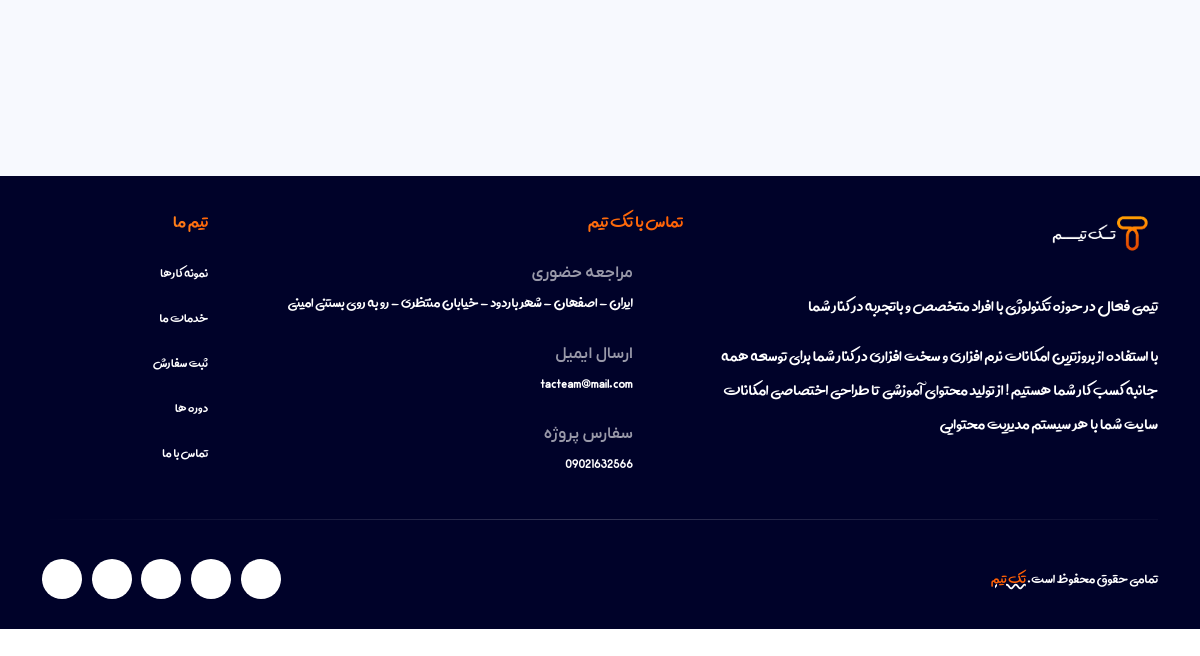
Before: /example-works/list/ (lower part) with the older database file.
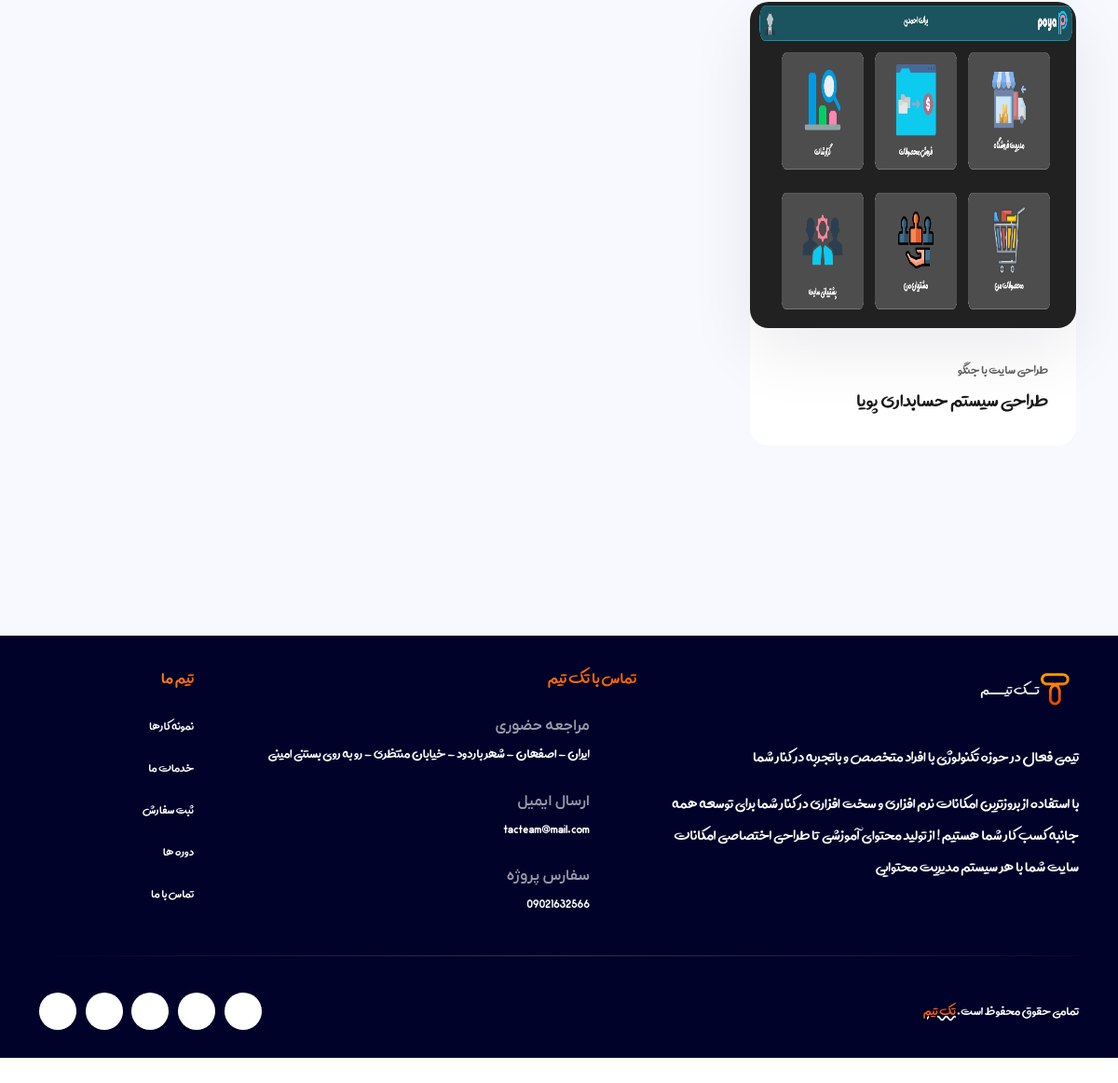
After: the same page with the newer database file.
### exampleworks/models.py (models this page shows, shortened)
class Category(models.Model):
    name = models.CharField(max_length=255)
    class Meta:
        verbose_name = "دسته بندی "
        verbose_name_plural = "دسته بندی ها"

class Work(models.Model):
    title= models.CharField(max_length=255,verbose_name="عنوان کار")
    image = models.ImageField(upload_to="works/",null=True,blank=True,verbose_name="عکس کار")
    discription = models.TextField(verbose_name="توضیحات")
    discription2 = models.TextField(null=True,blank=True,verbose_name="توضیحات 2 ")
    address = models.TextField(null=True,blank=True,verbose_name="ادرس سایت ")
    director = models.TextField(verbose_name="مجری طرح")
    category = models.ManyToManyField('Category')
    status = models.BooleanField(default=False)
    counted_view = models.IntegerField(default=0)
    created_date = models.DateTimeField(auto_now_add=True,null=True)
    updated_date = models.DateTimeField(auto_now=True,null=True)
    published_date = models.DateTimeField(null=True)
    class Meta:
        ordering = ["created_date"]
        verbose_name = "نمونه کار"
        verbose_name_plural = " نمونه کار ها "

### exampleworks/views.py (the view)
# urls.py: path("list/",views.ListExampleWorksView,name="list"),
def ListExampleWorksView(request):
        time_now = timezone.now()
        works = Work.objects.exclude(published_date__gt=time_now).filter(status=True).order_by("created_date")
        search = request.GET.get("search")
        time_now = timezone.now()
        if search:
            works =  Work.objects.exclude(published_date__gt=time_now).filter(status=True).order_by("created_date").filter(title__contains=search)
        return render(request,"exampleworks/list.html",{"all_works":works ,"search":search})

### exampleworks/templates/exampleworks/list.html (shortened to what this page needs)
{% extends 'base.html' %}
{% load static %}
{% block content %}
<div dir="rtl" class="page-content">
    <section style="padding-top: 0px ;" class="light-bg position-relative z-index-1">
      <div class="container  " style="margin-bottom: 45px;">
        <div class="row mt-n15">
          {% if all_works %}
          <div class="col-lg-12 col-md-12 mb-4">
            <div class="grid columns-3 row popup-gallery">
            {% for item in all_works %}
              {% for cat in item.category.all %}
              {% if "فتوشاپ" in cat.name %}
              <div class="grid-item cat3">
                <div class="portfolio-item">
                  <div class="portfolio-img">
                    <img style="    width: 100%;
      height: 350px;" src="{{item.image.url}}" alt="">
                    <a class="portfolio-btn" href="{% url 'exampleworks:detail' item.id %}">
                      <i class="bi bi-arrow-down-left"></i>
                    </a>
                  </div>
                  <div class="portfolio-title">
                    {% for cat in item.category.all %}
                    <span> {{cat.name }}</span>
                    {% endfor%}
                    <h4><a href="{% url 'exampleworks:detail' item.id %}"> {{item.title}}  </a></h4>
                  </div>
                </div>
              </div>
              {% elif "طراحی سایت با جنگو" in cat.name %}
              <div class="grid-item cat4">
                <div class="portfolio-item">
                  <div class="portfolio-img">
                    <img style="    width: 100%;
      height: 350px;" src="{{item.image.url}}" alt="">
                  </div>
                  <div class="portfolio-title">
                    {% for cat in item.category.all %}
                    <span> {{cat.name }}</span>
                    {% endfor%}
                    <h4><a href="{% url 'exampleworks:detail' item.id %}"> {{item.title}}  </a></h4>
                  </div>
                </div>
              </div>
              {% endif %}
              {% endfor %}
            {% endfor %}
            </div>
          </div>
          {% else %}
          <div class="col-lg-12 col-md-12 mb-4">
            <h5 class="text-center">کلمه مورد نظر شما یافت نشد
              <a href="{% url 'exampleworks:list'%}" class="text-danger">لغو جستجو : {{search}}</a>
            </h5>
          </div>
          {% endif %}
        </div>
      </div>
    </section>
    </div>
{% endblock %}

Changed rows visible on the page:
added Work: title "طراحی سیستم حسابداری پویا"
now on this page (row unchanged): Category: image (picture), name "طراحی سایت با جنگو"
